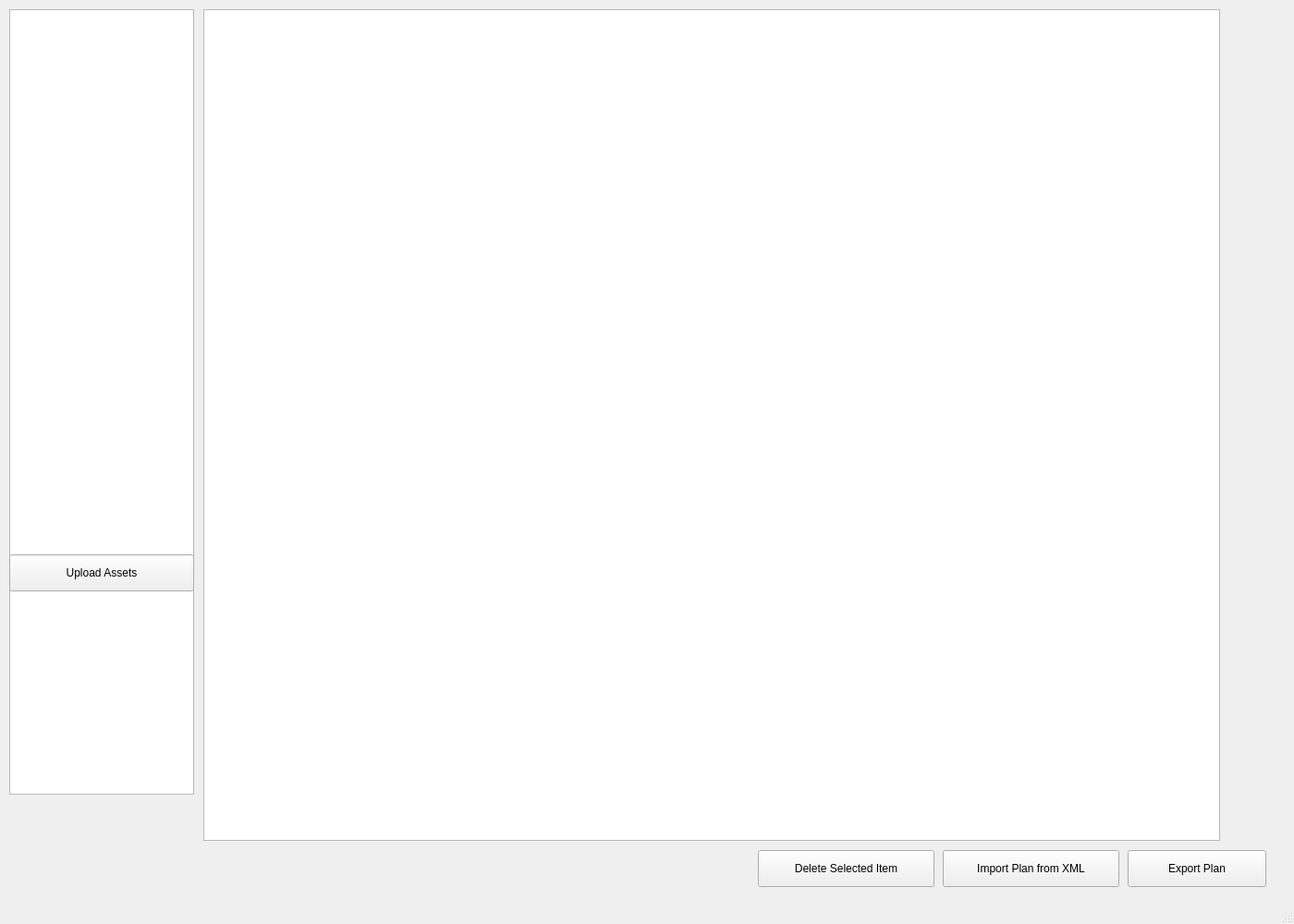
<?xml version="1.0" encoding="UTF-8"?>
<ui version="4.0">
 <class>MainWindow</class>
 <widget class="QMainWindow" name="MainWindow">
  <property name="geometry">
   <rect>
    <x>0</x>
    <y>0</y>
    <width>1400</width>
    <height>1000</height>
   </rect>
  </property>
  <property name="windowTitle">
   <string>Workplace Planner</string>
  </property>
  <widget class="QWidget" name="centralwidget">
   <widget class="QListWidget" name="listWidgetItems">
    <property name="geometry">
     <rect>
      <x>10</x>
      <y>10</y>
      <width>200</width>
      <height>850</height>
     </rect>
    </property>
    <property name="isWrapping" stdset="0">
     <bool>false</bool>
    </property>
   </widget>
   <widget class="QPushButton" name="buttonUploadAssets">
    <property name="geometry">
     <rect>
      <x>10</x>
      <y>600</y>
      <width>200</width>
      <height>40</height>
     </rect>
    </property>
    <property name="text">
     <string>Upload Assets</string>
    </property>
   </widget>
   <widget class="QGraphicsView" name="graphicsViewCanvas">
    <property name="geometry">
     <rect>
      <x>220</x>
      <y>10</y>
      <width>1100</width>
      <height>900</height>
     </rect>
    </property>
   </widget>
   <widget class="QPushButton" name="buttonExport">
    <property name="geometry">
     <rect>
      <x>1220</x>
      <y>920</y>
      <width>150</width>
      <height>40</height>
     </rect>
    </property>
    <property name="text">
     <string>Export Plan</string>
    </property>
   </widget>
   <widget class="QPushButton" name="buttonImport">
    <property name="geometry">
     <rect>
      <x>1020</x>
      <y>920</y>
      <width>191</width>
      <height>40</height>
     </rect>
    </property>
    <property name="text">
     <string>Import Plan from XML</string>
    </property>
   </widget>
   <widget class="QPushButton" name="buttonDelete">
    <property name="geometry">
     <rect>
      <x>820</x>
      <y>920</y>
      <width>191</width>
      <height>40</height>
     </rect>
    </property>
    <property name="text">
     <string>Delete Selected Item</string>
    </property>
   </widget>
  </widget>
  <widget class="QMenuBar" name="menubar">
   <property name="geometry">
    <rect>
     <x>0</x>
     <y>0</y>
     <width>1400</width>
     <height>25</height>
    </rect>
   </property>
  </widget>
  <widget class="QStatusBar" name="statusbar"/>
 </widget>
 <resources/>
 <connections/>
</ui>
